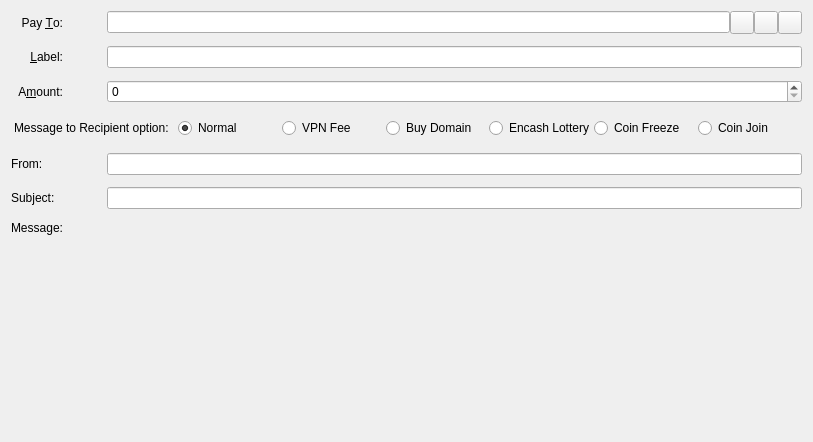
<?xml version="1.0" encoding="UTF-8"?>
<ui version="4.0">
 <class>SendCoinsEntry</class>
 <widget class="QFrame" name="SendCoinsEntry">
  <property name="geometry">
   <rect>
    <x>0</x>
    <y>0</y>
    <width>813</width>
    <height>442</height>
   </rect>
  </property>
  <property name="windowTitle">
   <string>Form</string>
  </property>
  <property name="styleSheet">
   <string notr="true"/>
  </property>
  <property name="frameShape">
   <enum>QFrame::NoFrame</enum>
  </property>
  <property name="frameShadow">
   <enum>QFrame::Sunken</enum>
  </property>
  <layout class="QGridLayout" name="gridLayout">
   <property name="spacing">
    <number>12</number>
   </property>
   <item row="3" column="0">
    <widget class="QLabel" name="label_2">
     <property name="text">
      <string>Pay &amp;To:</string>
     </property>
     <property name="alignment">
      <set>Qt::AlignRight|Qt::AlignTrailing|Qt::AlignVCenter</set>
     </property>
     <property name="buddy">
      <cstring>payTo</cstring>
     </property>
    </widget>
   </item>
   <item row="8" column="1">
    <widget class="QPushButton" name="btnSubject">
     <property name="maximumSize">
      <size>
       <width>20</width>
       <height>20</height>
      </size>
     </property>
     <property name="toolTip">
      <string notr="true"/>
     </property>
     <property name="statusTip">
      <string notr="true"/>
     </property>
     <property name="whatsThis">
      <string notr="true"/>
     </property>
     <property name="accessibleName">
      <string notr="true"/>
     </property>
     <property name="accessibleDescription">
      <string notr="true"/>
     </property>
     <property name="styleSheet">
      <string notr="true">border: none;</string>
     </property>
     <property name="icon">
      <iconset>
       <normaloff>:/icons/add+</normaloff>:/icons/add+</iconset>
     </property>
     <property name="shortcut">
      <string notr="true"/>
     </property>
    </widget>
   </item>
   <item row="5" column="0">
    <widget class="QLabel" name="label">
     <property name="text">
      <string>A&amp;mount:</string>
     </property>
     <property name="alignment">
      <set>Qt::AlignRight|Qt::AlignTrailing|Qt::AlignVCenter</set>
     </property>
     <property name="buddy">
      <cstring>payAmount</cstring>
     </property>
    </widget>
   </item>
   <item row="7" column="2">
    <widget class="QLineEdit" name="txtFrom"/>
   </item>
   <item row="3" column="2">
    <layout class="QHBoxLayout" name="payToLayout">
     <property name="spacing">
      <number>0</number>
     </property>
     <item>
      <widget class="QValidatedLineEdit" name="payTo">
       <property name="toolTip">
        <string>The address to send the payment to  (e.g. Vvpywwpq4uKGvouhNv7jzKZ4uoYm3ECsbM)</string>
       </property>
       <property name="maxLength">
        <number>34</number>
       </property>
      </widget>
     </item>
     <item>
      <widget class="QToolButton" name="addressBookButton">
       <property name="toolTip">
        <string>Choose address from address book</string>
       </property>
       <property name="text">
        <string/>
       </property>
       <property name="icon">
        <iconset resource="../bitcoin.qrc">
         <normaloff>:/icons/address-book</normaloff>:/icons/address-book</iconset>
       </property>
       <property name="shortcut">
        <string>Alt+A</string>
       </property>
      </widget>
     </item>
     <item>
      <widget class="QToolButton" name="pasteButton">
       <property name="toolTip">
        <string>Paste address from clipboard</string>
       </property>
       <property name="text">
        <string/>
       </property>
       <property name="icon">
        <iconset resource="../bitcoin.qrc">
         <normaloff>:/icons/editpaste</normaloff>:/icons/editpaste</iconset>
       </property>
       <property name="shortcut">
        <string>Alt+P</string>
       </property>
      </widget>
     </item>
     <item>
      <widget class="QToolButton" name="deleteButton">
       <property name="toolTip">
        <string>Remove this recipient</string>
       </property>
       <property name="text">
        <string/>
       </property>
       <property name="icon">
        <iconset resource="../bitcoin.qrc">
         <normaloff>:/icons/remove</normaloff>:/icons/remove</iconset>
       </property>
      </widget>
     </item>
    </layout>
   </item>
   <item row="4" column="2">
    <layout class="QHBoxLayout" name="horizontalLayout_2">
     <property name="spacing">
      <number>0</number>
     </property>
     <item>
      <widget class="QValidatedLineEdit" name="addAsLabel">
       <property name="enabled">
        <bool>true</bool>
       </property>
       <property name="toolTip">
        <string>Enter a label for this address to add it to your address book</string>
       </property>
      </widget>
     </item>
    </layout>
   </item>
   <item row="5" column="2">
    <layout class="QHBoxLayout" name="horizontalLayout_3" stretch="0">
     <property name="spacing">
      <number>0</number>
     </property>
     <property name="leftMargin">
      <number>0</number>
     </property>
     <item>
      <widget class="BitcoinAmountField" name="payAmount"/>
     </item>
    </layout>
   </item>
   <item row="4" column="0">
    <widget class="QLabel" name="label_4">
     <property name="text">
      <string>&amp;Label:</string>
     </property>
     <property name="alignment">
      <set>Qt::AlignRight|Qt::AlignTrailing|Qt::AlignVCenter</set>
     </property>
     <property name="buddy">
      <cstring>addAsLabel</cstring>
     </property>
    </widget>
   </item>
   <item row="10" column="2">
    <widget class="QLabel" name="lblCharRemain">
     <property name="text">
      <string/>
     </property>
    </widget>
   </item>
   <item row="7" column="1">
    <widget class="QPushButton" name="btnFrom">
     <property name="maximumSize">
      <size>
       <width>20</width>
       <height>20</height>
      </size>
     </property>
     <property name="toolTip">
      <string notr="true"/>
     </property>
     <property name="statusTip">
      <string notr="true"/>
     </property>
     <property name="whatsThis">
      <string notr="true"/>
     </property>
     <property name="accessibleName">
      <string notr="true"/>
     </property>
     <property name="accessibleDescription">
      <string notr="true"/>
     </property>
     <property name="styleSheet">
      <string notr="true">border: none;</string>
     </property>
     <property name="icon">
      <iconset>
       <normaloff>:/icons/add+</normaloff>:/icons/add+</iconset>
     </property>
     <property name="shortcut">
      <string notr="true"/>
     </property>
    </widget>
   </item>
   <item row="6" column="0" colspan="3">
    <layout class="QHBoxLayout" name="hl_M" stretch="0,1">
     <property name="spacing">
      <number>0</number>
     </property>
     <property name="leftMargin">
      <number>0</number>
     </property>
     <property name="topMargin">
      <number>3</number>
     </property>
     <property name="rightMargin">
      <number>0</number>
     </property>
     <property name="bottomMargin">
      <number>3</number>
     </property>
     <item>
      <widget class="QLabel" name="lblHMessage">
       <property name="text">
        <string>Message to Recipient option:</string>
       </property>
       <property name="indent">
        <number>3</number>
       </property>
      </widget>
     </item>
     <item>
      <layout class="QHBoxLayout" name="hLayout_mode">
       <property name="leftMargin">
        <number>9</number>
       </property>
       <item>
        <widget class="QRadioButton" name="rbt_mod_normal">
         <property name="text">
          <string>Normal</string>
         </property>
         <property name="checked">
          <bool>true</bool>
         </property>
        </widget>
       </item>
       <item>
        <widget class="QRadioButton" name="rbt_mod_vpn">
         <property name="text">
          <string>VPN Fee</string>
         </property>
         <property name="checked">
          <bool>false</bool>
         </property>
        </widget>
       </item>
       <item>
        <widget class="QRadioButton" name="rbt_mod_buydomain">
         <property name="text">
          <string>Buy Domain</string>
         </property>
        </widget>
       </item>
       <item>
        <widget class="QRadioButton" name="rbt_mod_lottery">
         <property name="text">
          <string>Encash Lottery</string>
         </property>
        </widget>
       </item>
       <item>
        <widget class="QRadioButton" name="rbt_mod_coinfreeze">
         <property name="text">
          <string>Coin Freeze</string>
         </property>
        </widget>
       </item>
       <item>
        <widget class="QRadioButton" name="rbt_mod_coinjoin">
         <property name="text">
          <string>Coin Join</string>
         </property>
        </widget>
       </item>
      </layout>
     </item>
    </layout>
   </item>
   <item row="8" column="0">
    <widget class="QLabel" name="lblSubject">
     <property name="text">
      <string>Subject:</string>
     </property>
    </widget>
   </item>
   <item row="9" column="0">
    <widget class="QLabel" name="lblMessage">
     <property name="text">
      <string>Message:</string>
     </property>
    </widget>
   </item>
   <item row="7" column="0">
    <widget class="QLabel" name="lblFrom">
     <property name="text">
      <string>From:</string>
     </property>
    </widget>
   </item>
   <item row="8" column="2">
    <widget class="QLineEdit" name="txtSubject"/>
   </item>
   <item row="11" column="2">
    <spacer name="verticalSpacer">
     <property name="orientation">
      <enum>Qt::Vertical</enum>
     </property>
     <property name="sizeHint" stdset="0">
      <size>
       <width>20</width>
       <height>40</height>
      </size>
     </property>
    </spacer>
   </item>
   <item row="9" column="1">
    <widget class="QPushButton" name="btnMessage">
     <property name="maximumSize">
      <size>
       <width>20</width>
       <height>20</height>
      </size>
     </property>
     <property name="toolTip">
      <string notr="true"/>
     </property>
     <property name="statusTip">
      <string notr="true"/>
     </property>
     <property name="whatsThis">
      <string notr="true"/>
     </property>
     <property name="accessibleName">
      <string notr="true"/>
     </property>
     <property name="accessibleDescription">
      <string notr="true"/>
     </property>
     <property name="styleSheet">
      <string notr="true">border: none;</string>
     </property>
     <property name="icon">
      <iconset>
       <normaloff>:/icons/add+</normaloff>:/icons/add+</iconset>
     </property>
     <property name="shortcut">
      <string notr="true"/>
     </property>
    </widget>
   </item>
   <item row="9" column="2">
    <layout class="QVBoxLayout" name="vLayout_Msg"/>
   </item>
  </layout>
 </widget>
 <customwidgets>
  <customwidget>
   <class>BitcoinAmountField</class>
   <extends>QSpinBox</extends>
   <header>bitcoinamountfield.h</header>
   <container>1</container>
  </customwidget>
  <customwidget>
   <class>QValidatedLineEdit</class>
   <extends>QLineEdit</extends>
   <header>qvalidatedlineedit.h</header>
  </customwidget>
 </customwidgets>
 <resources>
  <include location="../bitcoin.qrc"/>
 </resources>
 <connections/>
</ui>
